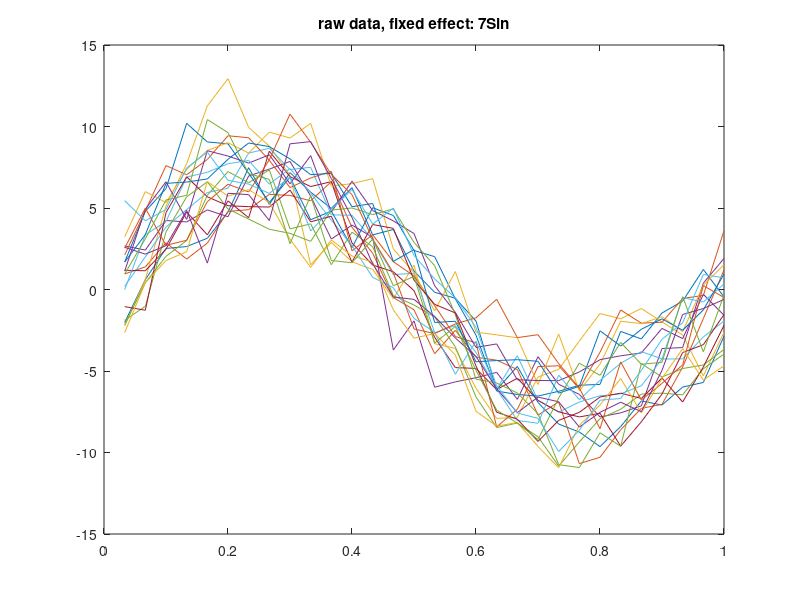

The MATLAB source for this figure: (Note: this script raises an error after producing the figure.)
%% Demo for fmeCondProb
%  Adding the following folders to the path:
%   -FTSC

%% Clear
clear;
clc;
rng(1)                                       % control the randomness

%% Simulation: raw data for functional mixed effect model

n = 20;                                       % number of subjects
m = 30;                                       % number of observations
t = (1:m)/m;
p = 1;                                        % # of fixed effects
q = 1;                                        % # of random effects
sigma_e = 1;                                  % variance of white noise

d = 2*(p+n*q);                                % dimension of states

realFixedEffect = 7*sin(2*pi*t);              % p-by-m
realRandomEffect = randn(n,4)*[cos(2*pi*t);cos(4*pi*t);...
                               cos(6*pi*t);ones(1,m)];
                 
realY = repmat(realFixedEffect, [n,1]) + realRandomEffect;

Y = realY+ sqrt(sigma_e)*randn(n,m);

figure;
plot(t, Y');
title('raw data, fixed effect: 7Sin');

%% Model setting

fixedArray = ones(1,p);
randomArray = ones(1,q);

% Start point
logpara0 = [0;                                    % log of e  
         -10;-10;                                 % logs of lambdaF, lambdaR
         1*ones(2*q,1)];                          % log of randomDiag

diffusePrior = 1e7;

fprintf('The starting value for variance of measurement error is %d .\n', exp(logpara0(1)));

fprintf('The starting value for lambda_b is %d .\n', exp(logpara0(2)));

fprintf('The starting value for lambda_a is %d .\n', exp(logpara0(3)));

fprintf('The starting value for sigma^2_1 is %d .\n', exp(logpara0(4)));

fprintf('The starting value for sigma^2_2 is %d .\n', exp(logpara0(5)));


%% Starting point: Built_in filter
tic;
NlogLik_built_in = NlogLik(@BuiltIn, Y, fixedArray, randomArray, t, logpara0, diffusePrior);
eval_built_in = toc;
fprintf('Built-in: Negative log-likelihood value for the start point is %d \n', NlogLik_built_in);
fprintf('A single evaluation in built-in function takes %d seconds.\n', eval_built_in);

%% Starting point: KalmanAll
tic;
NlogLik_kalman = NlogLik(@KalmanAll, Y, fixedArray, randomArray, t, logpara0, diffusePrior);
eval_kalman = toc;
fprintf('KalmanAll: Negative log-likelihood value for the start point is %d \n', NlogLik_kalman);
fprintf('A single evaluation in KalmanAll function takes %d seconds.\n', eval_kalman);

%% Training parameters: Built_in filter

tic;
[logparahat_built_in, fval_built_in] = fmeTraining(@BuiltIn, Y, fixedArray, randomArray, t, logpara0, diffusePrior);
opti_built_in = toc;

fprintf('MLE for built-in function takes %d seconds.\n', opti_built_in);
fprintf('The built-in estimated variance of measurement error is %d .\n', exp(logparahat_built_in(1)));
fprintf('The built-in estimated lambda_b is %d .\n', exp(logparahat_built_in(2)));
fprintf('The built-in estimated lambda_a is %d .\n', exp(logparahat_built_in(3)));
fprintf('The built-in estimated sigma^2_1 is %d .\n', exp(logparahat_built_in(4)));
fprintf('The built-in estimated sigma^2_2 is %d .\n', exp(logparahat_built_in(5)));


%% Training parameters: KalmanAll
tic;
[logparahat_kalman, fval_kalman] = fmeTraining(@KalmanAll, Y, fixedArray, randomArray, t, logpara0, diffusePrior);
opti_kalman = toc;

fprintf('MLE for KalmanAll function takes %d seconds.\n', opti_kalman);
fprintf('The KalmanAll estimated variance of measurement error is %d .\n', exp(logparahat_kalman(1)));
fprintf('The KalmanAll estimated lambda_b is %d .\n', exp(logparahat_kalman(2)));
fprintf('The KalmanAll estimated lambda_a is %d .\n', exp(logparahat_kalman(3)));
fprintf('The KalmanAll estimated sigma^2_1 is %d .\n', exp(logparahat_kalman(4)));
fprintf('The KalmanAll estimated sigma^2_2 is %d .\n', exp(logparahat_kalman(5)));


%% Model fitting: Built_in smoother

SSM_built_in = fme2ss(n, fixedArray, randomArray, t, logparahat_built_in, diffusePrior);

[logL_built_in, Output_built_in] = BuiltInSmoother(SSM_built_in, Y);

fprintf('The built-in maximized log-likelihood is %d .\n', logL_built_in);

%% Model fitting: KalmanAll

SSM_kalman = fme2ss(n, fixedArray, randomArray, t, logparahat_kalman, diffusePrior);

[logL_kalman, Output_kalman] = KalmanAll(SSM_kalman, Y);

fprintf('The KalmanAll maximized log-likelihood is %d .\n', logL_kalman);


%% New subject

% 7Sins
newSub_7Sin_real = realFixedEffect + randn(1,4) *  [cos(2*pi*t);cos(4*pi*t);...
                               cos(6*pi*t);ones(1,m)];
newSub_7Sin = newSub_7Sin_real + sqrt(sigma_e)*randn(1,m);   


% 5Sins
newSub_5Sin_real = 5 * sin(2*pi*t) + randn(1,4) * ...
    [cos(2*pi*t);cos(4*pi*t);cos(6*pi*t);ones(1,m)];
newSub_5Sin = newSub_5Sin_real + sqrt(sigma_e)*randn(1,m); 

% 7SinShifted
newSub_7Cos_real = 7 * cos(2*pi*t) + randn(1,4) * ...
    [cos(2*pi*t);cos(4*pi*t);cos(6*pi*t);ones(1,m)];
newSub_7Cos = newSub_7Cos_real + sqrt(sigma_e)*randn(1,m); 

figure;
subplot(1,2,1)
plot(t, newSub_5Sin,...
     t, newSub_7Sin,...
     t, newSub_7Cos);
legend('5Sin', '7Sin', '7Cos');
title('Observations for 3 new subjects');

subplot(1,2,2)
plot(t, newSub_5Sin_real,...
     t, newSub_7Sin_real,...
     t, newSub_7Cos_real);
legend('5Sin', '7Sin', '7Cos');
title('Real values for 3 new subjects');


%% log-conditional-probability
clc;
Algo = @DSS2Step;
SSMTotal = SSM_kalman;

logCondProb_7Sin = ...
    fmeCondProb(Algo, Y(1:end-1,:), newSub_7Sin, SSMTotal, 1, 1);
logCondProb_5Sin = ...
    fmeCondProb(Algo, Y(1:end-1,:), newSub_5Sin, SSMTotal, 1, 1);
logCondProb_7Cos = ...
    fmeCondProb(Algo, Y(1:end-1,:), newSub_7Cos, SSMTotal, 1, 1);
 
fprintf('Using KalmanAll to train parameters and DSS2Step to calculate log conditional probability: \n');
fprintf('-7Sin: %d \n', logCondProb_7Sin);
fprintf('-5Sin: %d \n', logCondProb_5Sin);
fprintf('-7Cos: %d \n', logCondProb_7Cos);


